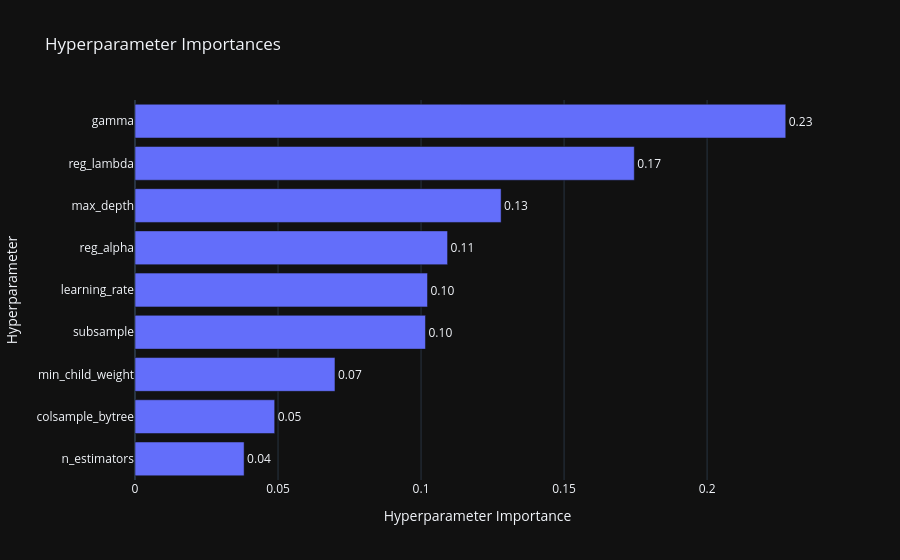

The notebook cell saved with this chart:
### Code cell
# Visualize parameter importances for XGBoost
optuna.visualization.plot_param_importances(xgb_study)

### Figure 1 — Plotly figure (JSON) as saved in the notebook; plotly's stock layout.template omitted (floating-point values rounded to 4 significant figures)
{"data": [{"cliponaxis": false, "hovertemplate": ["n_estimators (IntDistribution): 0.03814339431078777<extra></extra>", "colsample_bytree (FloatDistribution): 0.04883438570709587<extra></extra>", "min_child_weight (IntDistribution): 0.06990904079322552<extra></extra>", "subsample (FloatDistribution): 0.1015459190622311<extra></extra>", "learning_rate (FloatDistribution): 0.1022599041975989<extra></extra>", "reg_alpha (FloatDistribution): 0.10927035914708301<extra></extra>", "max_depth (IntDistribution): 0.12798885148134911<extra></extra>", "reg_lambda (FloatDistribution): 0.17455138988054308<extra></extra>", "gamma (FloatDistribution): 0.22749675542008563<extra></extra>"], "name": "Objective Value", "orientation": "h", "text": ["0.04", "0.05", "0.07", "0.10", "0.10", "0.11", "0.13", "0.17", "0.23"], "textposition": "outside", "x": [0.03814, 0.04883, 0.06991, 0.1015, 0.1023, 0.1093, 0.128, 0.1746, 0.2275], "y": ["n_estimators", "colsample_bytree", "min_child_weight", "subsample", "learning_rate", "reg_alpha", "max_depth", "reg_lambda", "gamma"], "type": "bar"}], "layout": {"title": {"text": "Hyperparameter Importances"}, "xaxis": {"title": {"text": "Hyperparameter Importance"}}, "yaxis": {"title": {"text": "Hyperparameter"}}}}
